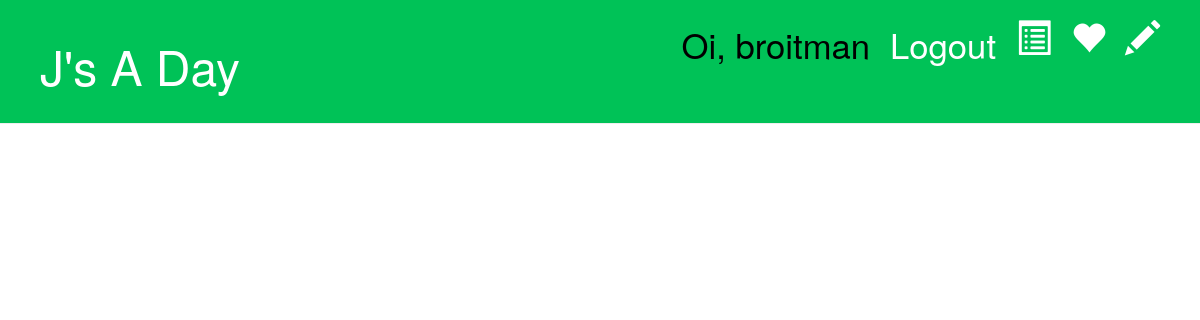
/realizacao/listar (signed in), run on an earlier commit of the app's database.
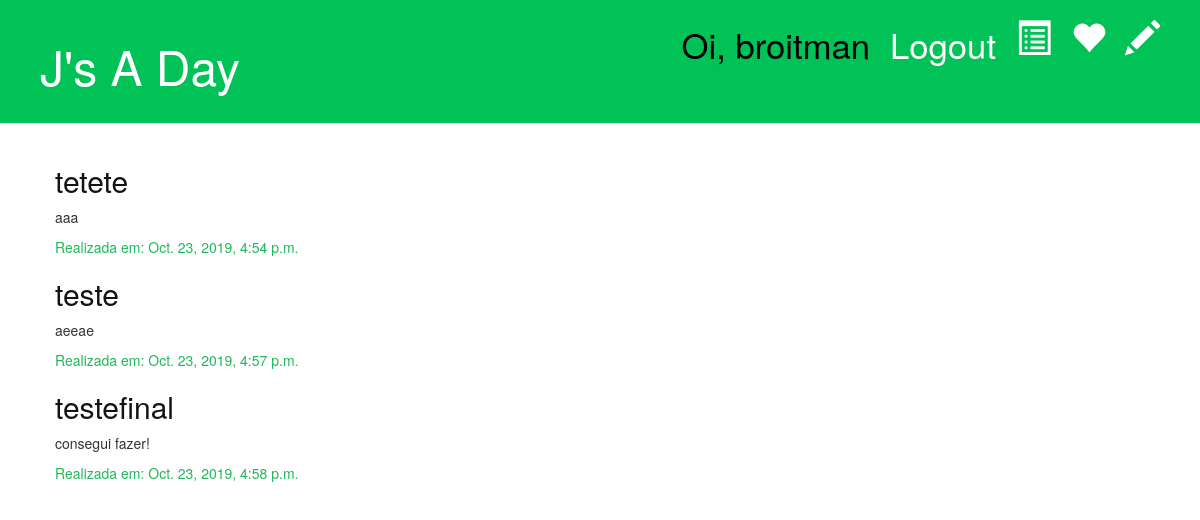
And on a later commit of the database.
### jsadayapp/models.py (models this page shows, shortened)
class Realizacao(models.Model):
    autor = models.ForeignKey(settings.AUTH_USER_MODEL,
                              on_delete=models.CASCADE)
    atividade = models.ForeignKey(
        'Atividade', on_delete=models.CASCADE, default=None)
    descricao = models.TextField()
    data_realizacao = models.DateTimeField(default=timezone.now)

class Atividade(models.Model):
    autor = models.ForeignKey(settings.AUTH_USER_MODEL,
                              on_delete=models.CASCADE)
    tipoAtividade = models.ForeignKey(
        'TipoAtividade', on_delete=models.CASCADE, default=None)
    nome = models.CharField(max_length=30)
    descricao = models.TextField()
    data_criacao = models.DateTimeField(default=timezone.now)

### jsadayapp/views/realizacao.py (the view)
# urls.py: path('realizacao/listar', views.lista_realizacao, name='lista_realizacao'),
def lista_realizacao(request):
    realizacoes = Realizacao.objects.filter(
        data_realizacao__lte=timezone.now()).order_by('data_realizacao')
    return render(request, 'realizacao/lista_realizacao.html', {'realizacoes': realizacoes})

### jsadayapp/templates/realizacao/lista_realizacao.html
{% extends 'base/base.html' %}
{% block content %}
{% for realizacao in realizacoes %}
<div class="realizacao">
    <h2><a href="{% url 'detalhe_realizacao' pk=realizacao.pk %}">{{ realizacao.atividade.nome }}</a></h2>
    <p>{{ realizacao.descricao|linebreaksbr }}</p>
    <div class="date">
        <p>Realizada em: {{ realizacao.data_realizacao }}</p>
    </div>
</div>
{% endfor %}
{% endblock %}

### jsadayapp/templates/base/base.html (shortened to what this page needs)
{% load static %}
<html>
<head>
    <link rel="stylesheet" href="//maxcdn.bootstrapcdn.com/bootstrap/3.2.0/css/bootstrap.min.css">
    <link rel="stylesheet" href="//maxcdn.bootstrapcdn.com/bootstrap/3.2.0/css/bootstrap-theme.min.css">
    <link rel="stylesheet" href="{% static 'css/jsadayapp.css' %}">
</head>
<body>
    <div class="page-header">
        {% if user.is_authenticated %}
        <a href="{% url 'nova_atividade' %}" class="top-menu"><span class="glyphicon glyphicon-pencil"></span></a>
        <a href="{% url 'novo_humor' %}" class="top-menu"><span class="glyphicon glyphicon-heart"></span></a>
        <a href="{% url 'nova_realizacao' %}" class="top-menu"><span class="glyphicon glyphicon-list-alt"></span></a>
        <span style="color: white" class="top-menu">Logout</span>
        <span style="color: black" class="top-menu">Oi, {{user.username}}</span>
        {% else %}
        <span style="color: white" class="top-menu">Login</span>
        {% endif %}
        <h1><a href="/">J's A Day</a></h1>
    </div>
    <div class="content container">
        <div class="row">
            <div class="col-md-8">
                {% block content %}
                {% endblock %}
            </div>
        </div>
    </div>
</body>
</html>

What changed in the data, as far as the page shows it:
added Realizacao: atividade.nome "tetete", descricao "aaa", data_realizacao "Oct. 23, 2019, 4:54 p.m."
added Realizacao: atividade.nome "teste", descricao "aeeae", data_realizacao "Oct. 23, 2019, 4:57 p.m."
added Realizacao: atividade.nome "testefinal", descricao "consegui fazer!", data_realizacao "Oct. 23, 2019, 4:58 p.m."
